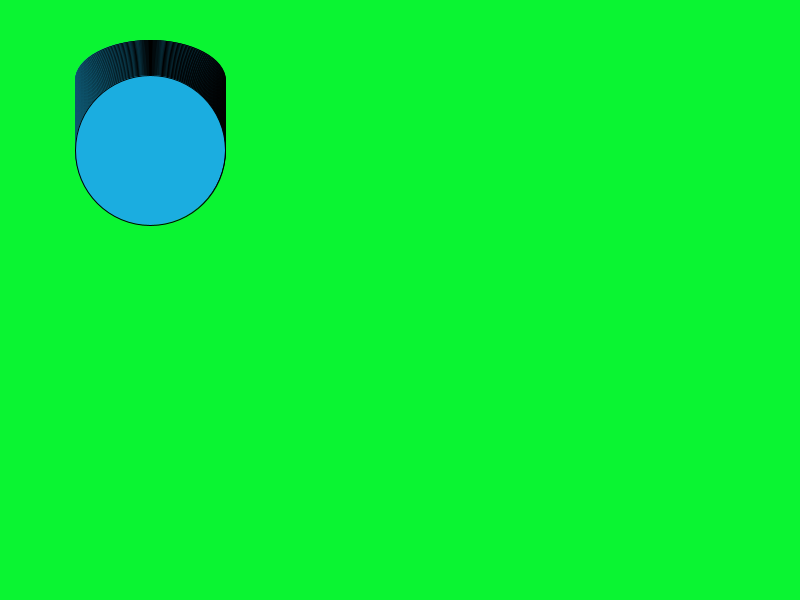
Frame 1 (no input)
Frame 60 (the mouse pressed at the canvas centre just before this capture): identical to frame 1, image omitted
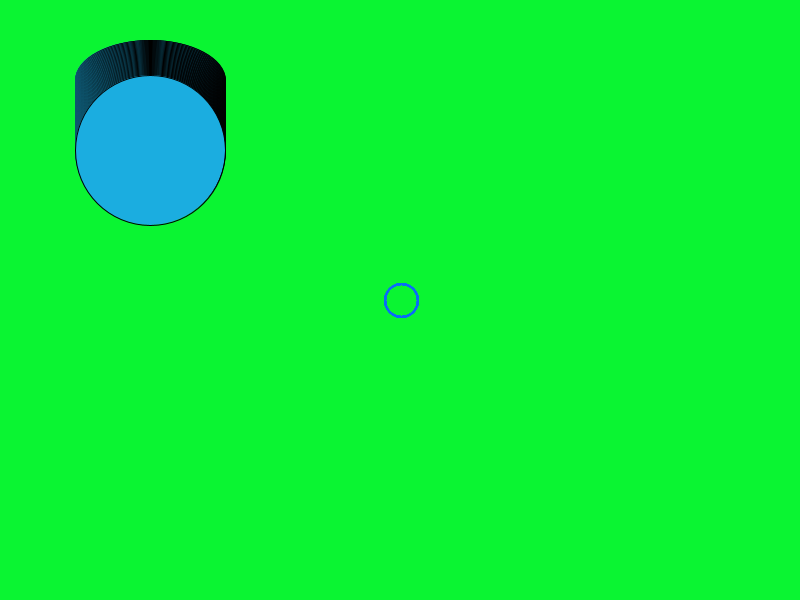
Frame 120 (the mouse held since frame 60 and released just before this capture)

The Processing sketch that drew these frames (run headless with seeded random() and noise(); from frame 60 on, the mouse is pressed at the canvas centre):

// Processing sketch: processing_174993
// ── processing_174993.pde

void setup() {
  int x=80;
int spacing=1;
int endlegs = 150;
    size(800, 600);
    background(#0AF532);
    stroke(0);
    fill(#1BADE0);
    while (x <= endlegs){
      ellipse(150,x,150,x);
 x = x+ spacing;
}
}
     
  
void draw() {
 
float s = mouseX+random(1);
float w = mouseY+ random (1);
stroke(#0A6DF5);
if (mousePressed == true) {
fill(#0AD3F5, random(100),#0AD3F5,#0AD3F5+random(#0AD3F5));
ellipse(s+1, w, 33, 33);


}
}
